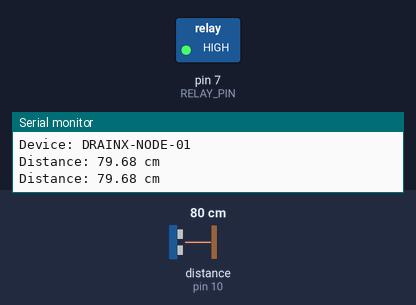
The sketch below on a simulated Arduino Uno, built with avr-gcc and run on an emulated ATmega328P. Shown: switched loads named in the sketch (green lamp = pin HIGH), the last lines printed to the serial monitor. Wiring (inferred from the names in the program): ultrasonic range finder: trigger pin 9; echo pin 10. The test bench sets the inputs (shaded band); at power-on: distance to the obstacle (sensor on pin 10) 80 cm. The echo pulse lasts 58.3 µs per cm; pins used as bus, display or sensor lines are not drawn.

Above: at 2.8 s.
2.9 s: distance to the obstacle (sensor on pin 10) set to 10 cm
4.4 s: distance to the obstacle (sensor on pin 10) set to 7 cm
At 5.3 s:
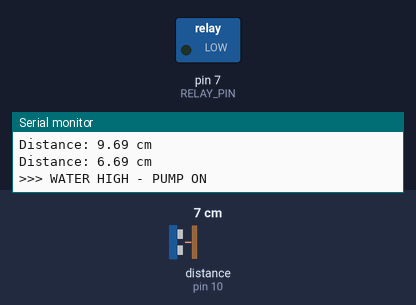
Timing chart, 0 to 7.4 s (numbered marks = the images above; inputs shaded):
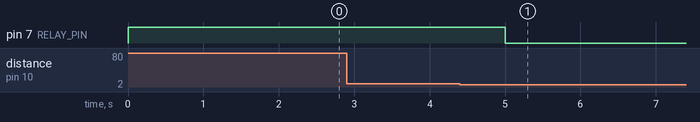

Measured:
- the behaviour switches between 9 and 8 cm on distance to the obstacle (sensor on pin 10) (found by bisection; images 0 and 1)
- after the input at 4.4 s, pin 7 (RELAY_PIN): HIGH → LOW after 0.60 s

The sketch:

drainx_node.ino
```cpp
/*
  DRAIN X - Arduino UNO Node

  Hardware reference:
  HC-SR04:
    TRIG -> D9
    ECHO -> D10

  Relay:
    IN -> D7

  IMPORTANT:
  - Keep the pump on its appropriate external power supply.
  - Do NOT power a high-current pump directly from an Arduino GPIO.
  - Some relay modules are active LOW. Set RELAY_ACTIVE_LOW below accordingly.
*/

const int TRIG_PIN = 9;
const int ECHO_PIN = 10;
const int RELAY_PIN = 7;

const bool RELAY_ACTIVE_LOW = true;

// Distance thresholds from the ultrasonic sensor.
// Smaller distance = water is higher.
const float CRITICAL_DISTANCE_CM = 8.0;
const float RECOVERY_DISTANCE_CM = 15.0;

const unsigned long SAMPLE_INTERVAL_MS = 1000;

bool pumpOn = false;
unsigned long lastSample = 0;

void setPump(bool on) {
  pumpOn = on;

  if (RELAY_ACTIVE_LOW) {
    digitalWrite(RELAY_PIN, on ? LOW : HIGH);
  } else {
    digitalWrite(RELAY_PIN, on ? HIGH : LOW);
  }

  if (on) {
    Serial.println(">>> WATER HIGH - PUMP ON");
  } else {
    Serial.println(">>> WATER LOW - PUMP OFF");
  }
}

float readDistanceCm() {
  digitalWrite(TRIG_PIN, LOW);
  delayMicroseconds(2);

  digitalWrite(TRIG_PIN, HIGH);
  delayMicroseconds(10);
  digitalWrite(TRIG_PIN, LOW);

  unsigned long duration = pulseIn(ECHO_PIN, HIGH, 30000UL);

  if (duration == 0) {
    return -1.0;
  }

  return duration * 0.0343 / 2.0;
}

void setup() {
  Serial.begin(9600);

  pinMode(TRIG_PIN, OUTPUT);
  pinMode(ECHO_PIN, INPUT);
  pinMode(RELAY_PIN, OUTPUT);

  // Start with pump OFF.
  if (RELAY_ACTIVE_LOW) {
    digitalWrite(RELAY_PIN, HIGH);
  } else {
    digitalWrite(RELAY_PIN, LOW);
  }

  Serial.println("DRAIN X NODE STARTED");
  Serial.println("Device: DRAINX-NODE-01");
}

void loop() {
  if (millis() - lastSample < SAMPLE_INTERVAL_MS) {
    return;
  }

  lastSample = millis();

  float distance = readDistanceCm();

  if (distance < 0) {
    Serial.println("SENSOR ERROR");
    return;
  }

  Serial.print("Distance: ");
  Serial.print(distance, 2);
  Serial.println(" cm");

  // Hysteresis:
  // Turn ON at critical level.
  // Turn OFF only after recovery above the safe threshold.
  if (!pumpOn && distance <= CRITICAL_DISTANCE_CM) {
    setPump(true);
  }

  if (pumpOn && distance >= RECOVERY_DISTANCE_CM) {
    setPump(false);
  }
}
```
